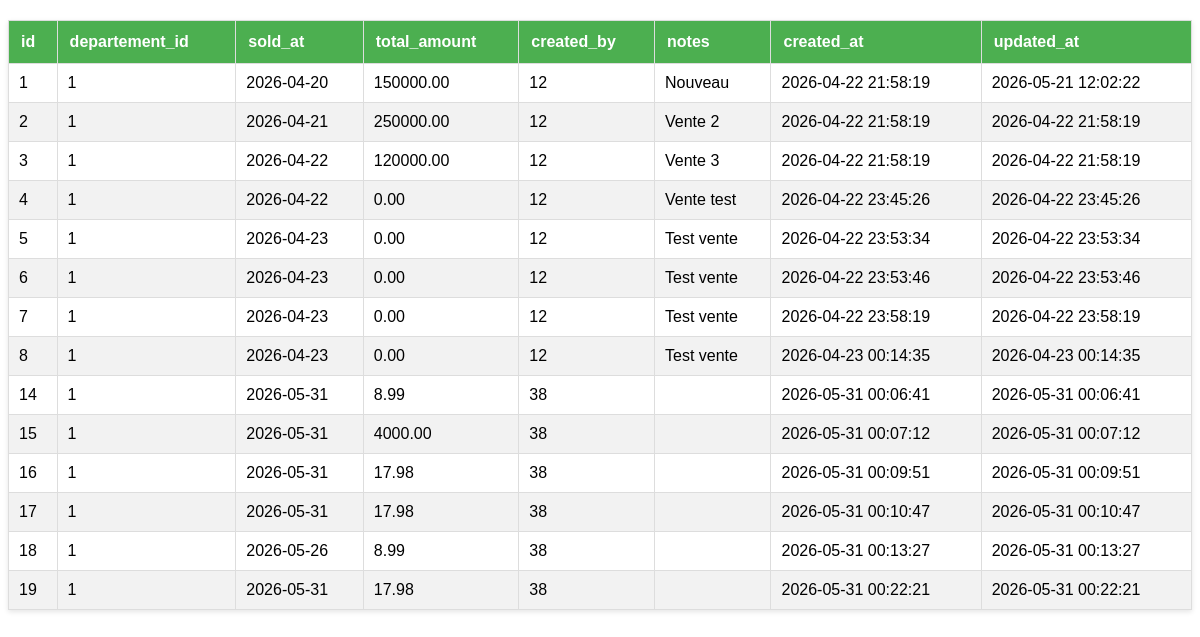
Screenshot of /test/Test.php with the database file from the repository.
### tables this page shows
CREATE TABLE `sales` (
  `id` int(11) NOT NULL,
  `departement_id` int(11) NOT NULL,
  `sold_at` date NOT NULL,
  `total_amount` decimal(10,2) NOT NULL,
  `created_by` int(11) NOT NULL,
  `notes` text DEFAULT NULL,
  `created_at` timestamp NOT NULL DEFAULT current_timestamp(),
  `updated_at` timestamp NOT NULL DEFAULT current_timestamp() ON UPDATE current_timestamp()
);

### test/Test.php (the view, shortened to what this page needs)
<?php
class Test{
 private PDO $pdo;
public function __construct()
{
   $database = new Database();
   $this->pdo = $database->getConnection();
}
    function tableComplete($table){
        $valeurs = $this->pdo->query("SELECT * FROM " . $table)->fetchAll(PDO::FETCH_ASSOC);
        $cles = array_keys($valeurs[0]);
        $this->afficherTableau($cles,$valeurs);
    }
    function afficherTableau($cles,$valeurs){
        echo '<table class="mon-tableau">';
        echo '<thead>';
        echo '<tr>';
        foreach($cles as $cle){
            echo '<th>' . htmlspecialchars((string)$cle, ENT_QUOTES, 'UTF-8') . '</th>';
        }
        echo '</tr>';
        echo '</thead>';
        echo '<tbody>';
        foreach ($valeurs as $valeur){
            echo '<tr>';
            foreach ($valeur as $cellule){
                echo '<td>' . htmlspecialchars((string)$cellule, ENT_QUOTES, 'UTF-8') . '</td>';
            }
            echo '</tr>';
        }
        echo '</tbody>';
        echo '</table>';
    }
}
$test = new Test();
$test->tableComplete("sales");
?>

### test/Test.php (style rules this page uses)
.mon-tableau { width:100%; border-collapse: collapse; font-family:Arial,sans-serif; margin:20px 0; box-shadow:0 2px 5px rgba(0,0,0,0.1); }
.mon-tableau thead tr { background-color : #4caf50; color:white; }
.mon-tableau th { padding:12px; text-align: left; border: 1px solid #ddd; }
.mon-tableau td { padding:10px; border: 1px solid #ddd; }
.mon-tableau tbody tr:nth-child(even) { background-color: #f2f2f2; }

### rows the page displays
sales: cellule "1", sold_at "2026-04-20", total_amount "150000.00", created_by "12", notes "Nouveau", created_at "2026-04-22 21:58:19", updated_at "2026-05-21 12:02:22"
sales: id "2", departement "1", sold_at "2026-04-21", total_amount "250000.00", created_by "12", notes "Vente 2", cellule "2026-04-22 21:58:19"
sales: id "3", departement "1", sold_at "2026-04-22", total_amount "120000.00", created_by "12", notes "Vente 3", cellule "2026-04-22 21:58:19"
sales: id "4", departement "1", sold_at "2026-04-22", total_amount "0.00", created_by "12", notes "Vente test", cellule "2026-04-22 23:45:26"
sales: id "5", departement "1", sold_at "2026-04-23", total_amount "0.00", created_by "12", notes "Test vente", cellule "2026-04-22 23:53:34"
sales: id "6", departement "1", sold_at "2026-04-23", total_amount "0.00", created_by "12", notes "Test vente", cellule "2026-04-22 23:53:46"
sales: id "7", departement "1", sold_at "2026-04-23", total_amount "0.00", created_by "12", notes "Test vente", cellule "2026-04-22 23:58:19"
sales: id "8", departement "1", sold_at "2026-04-23", total_amount "0.00", created_by "12", notes "Test vente", cellule "2026-04-23 00:14:35"
sales: id "14", departement "1", sold_at "2026-05-31", total_amount "8.99", created_by "38", cellule "2026-05-31 00:06:41"
sales: id "15", departement "1", sold_at "2026-05-31", total_amount "4000.00", created_by "38", cellule "2026-05-31 00:07:12"
sales: id "16", departement "1", sold_at "2026-05-31", total_amount "17.98", created_by "38", cellule "2026-05-31 00:09:51"
sales: id "17", departement "1", sold_at "2026-05-31", total_amount "17.98", created_by "38", cellule "2026-05-31 00:10:47"
sales: id "18", departement "1", sold_at "2026-05-26", total_amount "8.99", created_by "38", cellule "2026-05-31 00:13:27"
sales: id "19", departement "1", sold_at "2026-05-31", total_amount "17.98", created_by "38", cellule "2026-05-31 00:22:21"

### other values shown
$cle "id"
$cle "departement_id"
$cle "sold_at"
$cle "total_amount"
$cle "created_by"
$cle "notes"
$cle "created_at"
$cle "updated_at"
